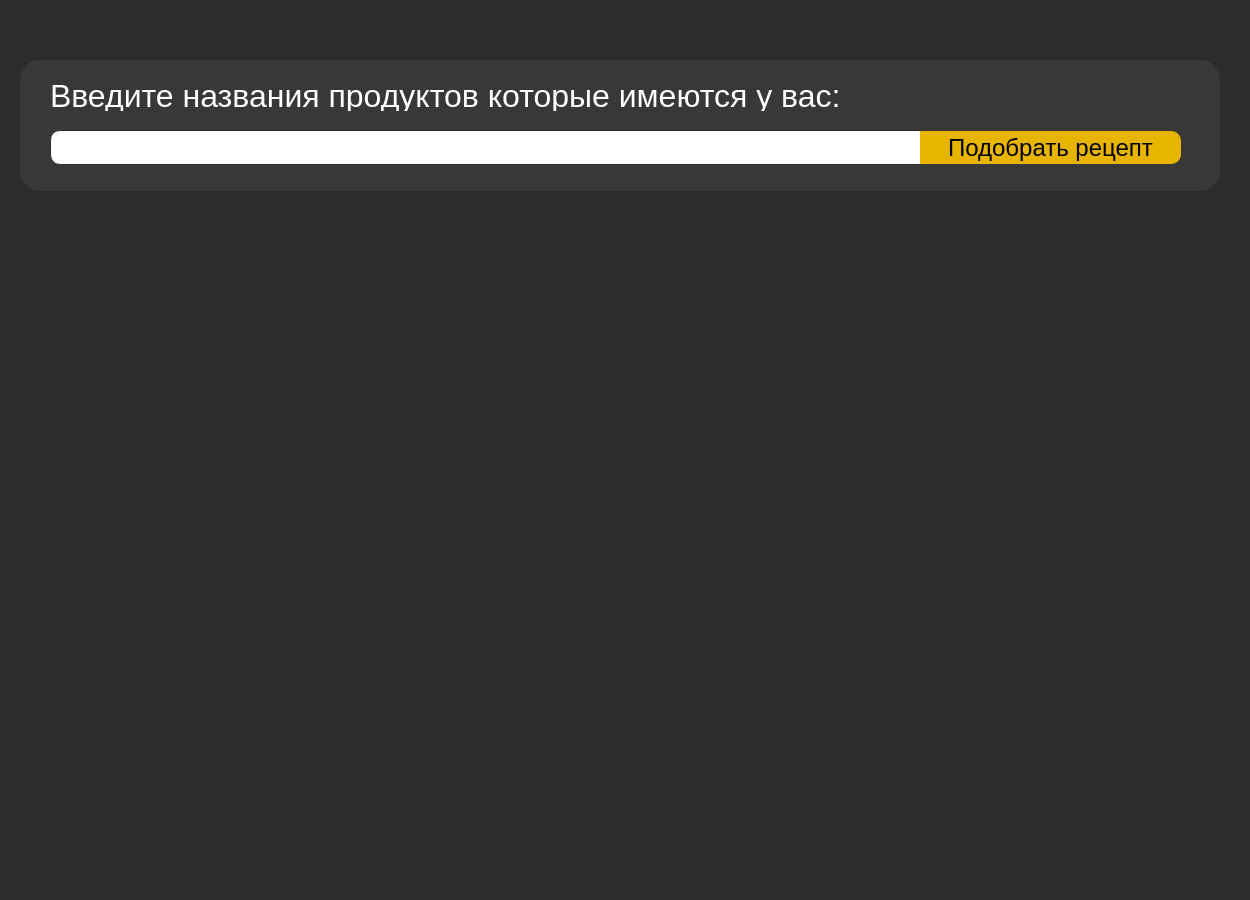
<?xml version="1.0" encoding="UTF-8"?>
<ui version="4.0">
 <class>MainWindow</class>
 <widget class="QMainWindow" name="MainWindow">
  <property name="geometry">
   <rect>
    <x>0</x>
    <y>0</y>
    <width>1250</width>
    <height>900</height>
   </rect>
  </property>
  <property name="font">
   <font>
    <weight>50</weight>
    <bold>false</bold>
   </font>
  </property>
  <property name="windowTitle">
   <string>WhatsEat</string>
  </property>
  <property name="whatsThis">
   <string>&lt;html&gt;&lt;head/&gt;&lt;body&gt;&lt;p&gt;&lt;br/&gt;&lt;/p&gt;&lt;/body&gt;&lt;/html&gt;</string>
  </property>
  <property name="styleSheet">
   <string notr="true">background-color: rgb(255, 255, 255);
background-color: rgb(44, 44, 44);</string>
  </property>
  <widget class="QWidget" name="centralwidget">
   <property name="cursor">
    <cursorShape>ArrowCursor</cursorShape>
   </property>
   <property name="styleSheet">
    <string notr="true"/>
   </property>
   <widget class="QLabel" name="label">
    <property name="geometry">
     <rect>
      <x>50</x>
      <y>80</y>
      <width>821</width>
      <height>31</height>
     </rect>
    </property>
    <property name="font">
     <font>
      <pointsize>24</pointsize>
     </font>
    </property>
    <property name="styleSheet">
     <string notr="true">color: rgb(255, 255, 255);
background-color: rgb(56, 56, 56);</string>
    </property>
    <property name="text">
     <string>Введите названия продуктов которые имеются у вас:</string>
    </property>
   </widget>
   <widget class="QListWidget" name="listWidget">
    <property name="geometry">
     <rect>
      <x>20</x>
      <y>60</y>
      <width>1200</width>
      <height>131</height>
     </rect>
    </property>
    <property name="styleSheet">
     <string notr="true">border-radius: 20px;
background-color: rgb(56, 56, 56);
</string>
    </property>
   </widget>
   <widget class="QLineEdit" name="input_product">
    <property name="geometry">
     <rect>
      <x>50</x>
      <y>130</y>
      <width>871</width>
      <height>35</height>
     </rect>
    </property>
    <property name="font">
     <font>
      <pointsize>18</pointsize>
     </font>
    </property>
    <property name="styleSheet">
     <string notr="true">color: rgb(0, 0, 0);
background-color: rgb(255, 255, 255);
border-top-left-radius: 10px;
    border-top-right-radius: 0px;
    border-bottom-right-radius: 0px;
    border-bottom-left-radius: 10px;
border-top-color: rgb(44, 44, 44);
    border-top-style: solid;
    border-top-width: 1px;
    border-right-color: rgb(44, 44, 44);
    border-right-style: solid;
    border-right-width: 1px;
    border-bottom-color: rgb(44, 44, 44);
    border-bottom-style: solid;
    border-bottom-width: 1px;
    border-left-color: rgb(44, 44, 44);
    border-left-style: solid;
    border-left-width: 1px;
    border-image-source: initial;
    border-image-slice: initial;
    border-image-width: initial;
    border-image-outset: initial;
    border-image-repeat: initial;</string>
    </property>
    <property name="text">
     <string/>
    </property>
   </widget>
   <widget class="QPushButton" name="search_recipe">
    <property name="geometry">
     <rect>
      <x>920</x>
      <y>131</y>
      <width>261</width>
      <height>33</height>
     </rect>
    </property>
    <property name="font">
     <font>
      <pointsize>18</pointsize>
     </font>
    </property>
    <property name="styleSheet">
     <string notr="true">background-color: rgb(231, 180, 0);
border-color: rgb(44, 44, 44);
border-top-left-radius: 0px;
border-top-right-radius: 10px;
border-bottom-right-radius: 10px;
border-bottom-left-radius: 0px;</string>
    </property>
    <property name="text">
     <string>Подобрать рецепт</string>
    </property>
   </widget>
   <widget class="QWidget" name="list_recipes" native="true">
    <property name="geometry">
     <rect>
      <x>20</x>
      <y>220</y>
      <width>1200</width>
      <height>651</height>
     </rect>
    </property>
    <property name="sizePolicy">
     <sizepolicy hsizetype="Preferred" vsizetype="MinimumExpanding">
      <horstretch>0</horstretch>
      <verstretch>0</verstretch>
     </sizepolicy>
    </property>
    <property name="styleSheet">
     <string notr="true">border-radius: 30px;
</string>
    </property>
    <layout class="QGridLayout" name="gridLayout"/>
   </widget>
   <zorder>listWidget</zorder>
   <zorder>label</zorder>
   <zorder>input_product</zorder>
   <zorder>search_recipe</zorder>
   <zorder>list_recipes</zorder>
  </widget>
 </widget>
 <resources/>
 <connections/>
</ui>
